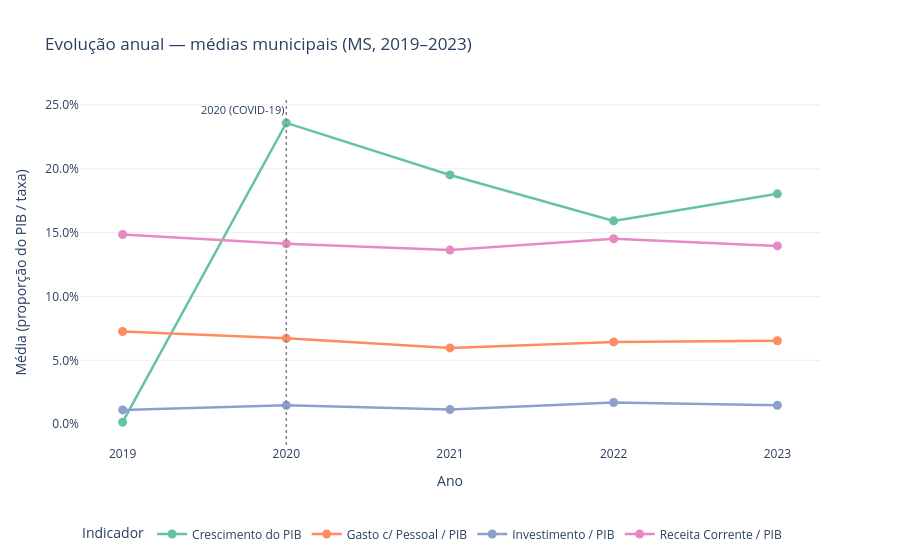

Notebook code for this chart:
### Markdown cell above
## 5. Evolucao anual de indicadores selecionados

### Code cell
LABELS_SERIES = {
    "crescimento_pib_medio":      "Crescimento do PIB",
    "gasto_pessoal_pib_medio":    "Gasto c/ Pessoal / PIB",
    "investimento_pib_medio":     "Investimento / PIB",
    "receita_corrente_pib_media": "Receita Corrente / PIB",
}

indicadores_anuais = (
    base.groupby("ano", as_index=False)
    .agg(
        crescimento_pib_medio=("crescimento_pib", "mean"),
        gasto_pessoal_pib_medio=("gasto_pessoal_pib", "mean"),
        investimento_pib_medio=("investimento_pib", "mean"),
        receita_corrente_pib_media=("receita_corrente_pib", "mean"),
    )
)
indicadores_long = indicadores_anuais.melt(
    id_vars="ano", var_name="indicador", value_name="valor"
)
indicadores_long["indicador"] = indicadores_long["indicador"].map(LABELS_SERIES)

fig = px.line(
    indicadores_long,
    x="ano",
    y="valor",
    color="indicador",
    markers=True,
    title="Evolução anual — médias municipais (MS, 2019–2023)",
    labels={"indicador": "Indicador", "valor": "Média", "ano": "Ano"},
    color_discrete_sequence=px.colors.qualitative.Set2,
)
fig.update_traces(marker_size=9, line_width=2.5)
fig.add_vline(
    x=2020, line_dash="dot", line_color="gray", line_width=1.5,
    annotation_text="2020 (COVID-19)",
    annotation_position="top left",
    annotation_font_size=11,
)
fig.update_yaxes(tickformat=".1%", gridcolor="#eeeeee")
fig.update_xaxes(tickmode="linear", dtick=1)
fig.update_layout(
    plot_bgcolor="white",
    legend=dict(orientation="h", yanchor="bottom", y=-0.3, xanchor="left", x=0),
    yaxis_title="Média (proporção do PIB / taxa)",
    xaxis_title="Ano",
)
fig.show()

### Figure 1 — Plotly figure (JSON) as saved in the notebook; plotly's stock layout.template omitted (floating-point values rounded to 4 significant figures)
{"data": [{"hovertemplate": "Indicador=Crescimento do PIB<br>Ano=%{x}<br>Média=%{y}<extra></extra>", "legendgroup": "Crescimento do PIB", "line": {"color": "rgb(102,194,165)", "dash": "solid", "width": 2.5}, "marker": {"size": 9, "symbol": "circle"}, "mode": "lines+markers", "name": "Crescimento do PIB", "orientation": "v", "showlegend": true, "type": "scatter", "x": [2019, 2020, 2021, 2022, 2023], "xaxis": "x", "y": [0.001637, 0.2359, 0.1952, 0.1592, 0.1804], "yaxis": "y"}, {"hovertemplate": "Indicador=Gasto c/ Pessoal / PIB<br>Ano=%{x}<br>Média=%{y}<extra></extra>", "legendgroup": "Gasto c/ Pessoal / PIB", "line": {"color": "rgb(252,141,98)", "dash": "solid", "width": 2.5}, "marker": {"size": 9, "symbol": "circle"}, "mode": "lines+markers", "name": "Gasto c/ Pessoal / PIB", "orientation": "v", "showlegend": true, "type": "scatter", "x": [2019, 2020, 2021, 2022, 2023], "xaxis": "x", "y": [0.07261, 0.06726, 0.05972, 0.06444, 0.06536], "yaxis": "y"}, {"hovertemplate": "Indicador=Investimento / PIB<br>Ano=%{x}<br>Média=%{y}<extra></extra>", "legendgroup": "Investimento / PIB", "line": {"color": "rgb(141,160,203)", "dash": "solid", "width": 2.5}, "marker": {"size": 9, "symbol": "circle"}, "mode": "lines+markers", "name": "Investimento / PIB", "orientation": "v", "showlegend": true, "type": "scatter", "x": [2019, 2020, 2021, 2022, 2023], "xaxis": "x", "y": [0.01121, 0.01489, 0.01143, 0.01703, 0.01481], "yaxis": "y"}, {"hovertemplate": "Indicador=Receita Corrente / PIB<br>Ano=%{x}<br>Média=%{y}<extra></extra>", "legendgroup": "Receita Corrente / PIB", "line": {"color": "rgb(231,138,195)", "dash": "solid", "width": 2.5}, "marker": {"size": 9, "symbol": "circle"}, "mode": "lines+markers", "name": "Receita Corrente / PIB", "orientation": "v", "showlegend": true, "type": "scatter", "x": [2019, 2020, 2021, 2022, 2023], "xaxis": "x", "y": [0.1485, 0.1413, 0.1363, 0.1452, 0.1396], "yaxis": "y"}], "layout": {"annotations": [{"font": {"size": 11}, "showarrow": false, "text": "2020 (COVID-19)", "x": 2020, "xanchor": "right", "xref": "x", "y": 1, "yanchor": "top", "yref": "y domain"}], "legend": {"orientation": "h", "title": {"text": "Indicador"}, "tracegroupgap": 0, "x": 0, "xanchor": "left", "y": -0.3, "yanchor": "bottom"}, "plot_bgcolor": "white", "shapes": [{"line": {"color": "gray", "dash": "dot", "width": 1.5}, "type": "line", "x0": 2020, "x1": 2020, "xref": "x", "y0": 0, "y1": 1, "yref": "y domain"}], "title": {"text": "Evolução anual — médias municipais (MS, 2019–2023)"}, "xaxis": {"anchor": "y", "domain": [0.0, 1.0], "dtick": 1, "tickmode": "linear", "title": {"text": "Ano"}}, "yaxis": {"anchor": "x", "domain": [0.0, 1.0], "gridcolor": "#eeeeee", "tickformat": ".1%", "title": {"text": "Média (proporção do PIB / taxa)"}}}}
